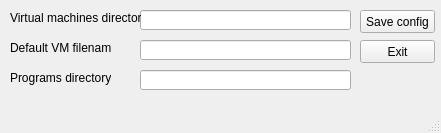
<?xml version="1.0" encoding="UTF-8"?>
<ui version="4.0">
 <class>MainWindow</class>
 <widget class="QMainWindow" name="MainWindow">
  <property name="geometry">
   <rect>
    <x>0</x>
    <y>0</y>
    <width>441</width>
    <height>133</height>
   </rect>
  </property>
  <property name="windowTitle">
   <string>MainWindow</string>
  </property>
  <widget class="QWidget" name="centralwidget">
   <widget class="QLineEdit" name="lineEdit">
    <property name="geometry">
     <rect>
      <x>140</x>
      <y>10</y>
      <width>211</width>
      <height>20</height>
     </rect>
    </property>
   </widget>
   <widget class="QLineEdit" name="lineEdit_2">
    <property name="geometry">
     <rect>
      <x>140</x>
      <y>40</y>
      <width>211</width>
      <height>20</height>
     </rect>
    </property>
   </widget>
   <widget class="QLabel" name="label">
    <property name="geometry">
     <rect>
      <x>10</x>
      <y>10</y>
      <width>131</width>
      <height>16</height>
     </rect>
    </property>
    <property name="text">
     <string>Virtual machines directory:</string>
    </property>
   </widget>
   <widget class="QLabel" name="label_2">
    <property name="geometry">
     <rect>
      <x>10</x>
      <y>40</y>
      <width>101</width>
      <height>16</height>
     </rect>
    </property>
    <property name="text">
     <string>Default VM filename:</string>
    </property>
   </widget>
   <widget class="QPushButton" name="pushButton">
    <property name="geometry">
     <rect>
      <x>360</x>
      <y>10</y>
      <width>75</width>
      <height>23</height>
     </rect>
    </property>
    <property name="text">
     <string>Save config</string>
    </property>
   </widget>
   <widget class="QPushButton" name="pushButton_2">
    <property name="geometry">
     <rect>
      <x>360</x>
      <y>40</y>
      <width>75</width>
      <height>23</height>
     </rect>
    </property>
    <property name="text">
     <string>Exit</string>
    </property>
   </widget>
   <widget class="QLabel" name="label_3">
    <property name="geometry">
     <rect>
      <x>10</x>
      <y>70</y>
      <width>101</width>
      <height>16</height>
     </rect>
    </property>
    <property name="text">
     <string>Programs directory:</string>
    </property>
   </widget>
   <widget class="QLineEdit" name="lineEdit_3">
    <property name="geometry">
     <rect>
      <x>140</x>
      <y>70</y>
      <width>211</width>
      <height>20</height>
     </rect>
    </property>
   </widget>
  </widget>
  <widget class="QMenuBar" name="menubar">
   <property name="geometry">
    <rect>
     <x>0</x>
     <y>0</y>
     <width>441</width>
     <height>21</height>
    </rect>
   </property>
  </widget>
  <widget class="QStatusBar" name="statusbar"/>
 </widget>
 <resources/>
 <connections/>
</ui>
